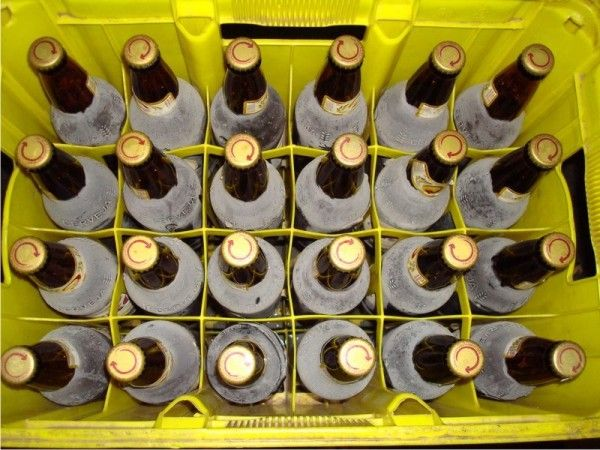
#> input picture computer_vision/circle/img/img_4.jpg, 600 x 450 px, given in place of cats.jpg, which was not available
$ python treshold.py
#> lines starting #> are read from the running program, lines starting #| are printed output that depends on the picture; after the words box and inside, x2 and y2 are one past the last pixel; in counts of white or black regions, pixels touching at a corner belong together; pictures that were not available may be replaced by others from this repository, and a replacement may not be noted
### computer_vision/open_cv_basic/functions/basics.py
import cv2 as cv
import numpy as np

def get_img(img_path):
    """
    Carrega a imagem a partir de um caminho ou retorna a imagem se já estiver carregada.
    """
    return cv.imread(img_path) if isinstance(img_path, str) else img_path

def normalized_img(img_path, level=1):
    """
    Normaliza a imagem com diferentes níveis de processamento:
    1 - Escala de cinza
    2 - Escala de cinza + Blur (desfoque)
    3 - Escala de cinza + Blur + Detecção de bordas
    4 - Escala de cinza + Blur + Bordas + Dilatação
    5 - Escala de cinza + Blur + Bordas + Dilatação + Erosão
    """
    img = get_img(img_path)
    gray = cv.cvtColor(img, cv.COLOR_BGR2GRAY)

    if level == 1:
        return gray

    blur = cv.GaussianBlur(gray, (3, 3), cv.BORDER_DEFAULT)
    if level == 2:
        return blur

    edge = cv.Canny(blur, 125, 175)
    if level == 3:
        return edge

    dilated = cv.dilate(edge, (3, 3), iterations=3)
    if level == 4:
        return dilated

    erode = cv.erode(dilated, (3, 3), iterations=1)
    return erode if level == 5 else gray

# [32 lines left out: functions scale_img, resize_img, get_contour_img, not called in this run]

def thresholding(img_path=None, min_value=0, inverse=False):
    """
    Aplica limiarização à imagem.
    """
    img = get_img(img_path)
    code = cv.THRESH_BINARY_INV if inverse else cv.THRESH_BINARY

    if min_value == 0:
        return cv.adaptiveThreshold(img, 255, cv.ADAPTIVE_THRESH_GAUSSIAN_C, code, 11, 9)

    _, thresh = cv.threshold(img, min_value, 255, code)
    return thresh

# [25 lines left out: function edge_img, not called in this run]

### computer_vision/open_cv_basic/functions/show.py
import cv2 as cv
import numpy as np
from functions import basics

def show_image(img_adress=None, name='IMG', scale=1):
    """
    img_adress -> the path to the image.
    name -> the name that will show on the window.
    scale -> set the scale.
    """
    if isinstance(img_adress, str):
        img = cv.imread(img_adress)
    else:
        img = img_adress

    if(scale!=1):
        img=basics.scale_img(img, scale)
    cv.imshow(name, img)
    cv.waitKey(0)

# [21 lines left out: function show_video, not called in this run]

### computer_vision/open_cv_basic/treshold.py
import cv2 as cv
from functions import show,basics

def main():
    img = "Photos/cats.jpg"
    normalized_img = basics.normalized_img(img, 2)
#> in get_img, returned value is the input picture: shape (450, 600, 3); mean B, G, R 57, 126.1, 139.8
#> in normalized_img, `gray = cv.cvtColor(img, cv.COLOR_BGR2GRAY)`:
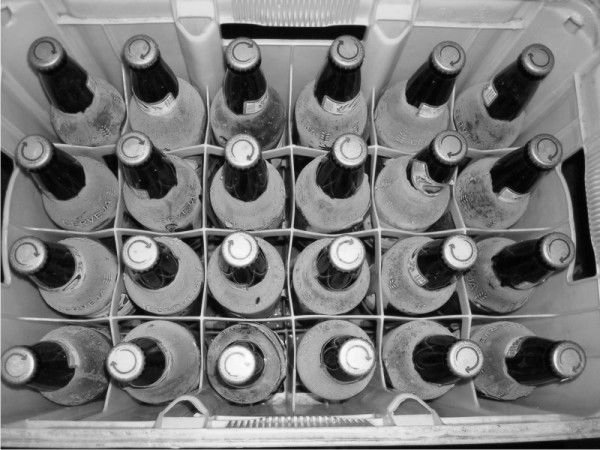
#> gray: shape (450, 600); min 0, max 254, mean 122.3
    adaptive_tresh = basics.thresholding(normalized_img)
#> in thresholding, `return cv.adaptiveThreshold(img, 255, cv.ADAPTIVE_THRESH_GAUSSIAN_C, c..`:
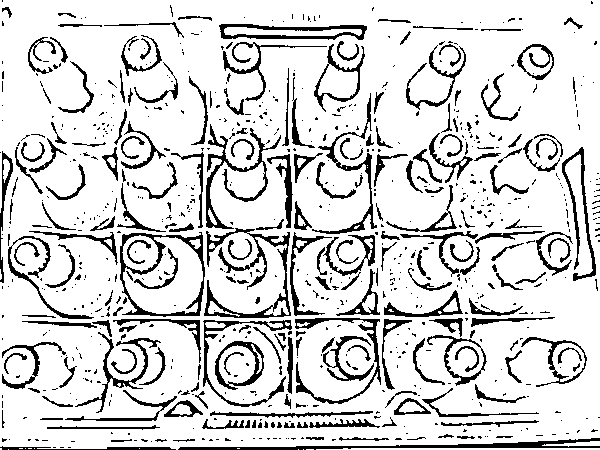
#> returned value: shape (450, 600); 83.9% white; 773 black regions (560 under 20 px), largest, box (x1, y1, x2, y2) and area: (204, 228, 291, 318) 1717, (178, 438, 600, 450) 1504, (120, 232, 205, 317) 1321
    treshold_img = basics.thresholding(normalized_img, min_value=100)
#> call 2 of thresholding, with min_value = 100, inverse = False
#> in thresholding (call 2), `_, thresh = cv.threshold(img, min_value, 255, code)`:
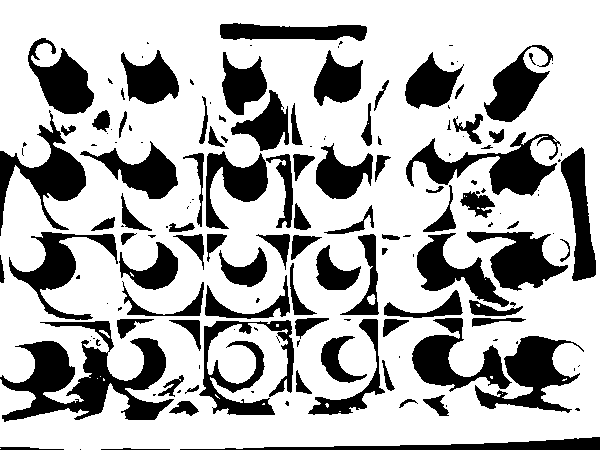
#> thresh: shape (450, 600); 70.8% white; 157 black regions (70 under 20 px), largest, box (x1, y1, x2, y2) and area: (0, 321, 174, 422) 7370, (406, 132, 561, 196) 3709, (0, 110, 86, 236) 3352
    inv_treshold_img = basics.thresholding(normalized_img, min_value=100, inverse=True)
    show.show_image(img)
    show.show_image(adaptive_tresh)
    show.show_image(treshold_img)
    show.show_image(inv_treshold_img)

if __name__=="__main__":
    main()

$ run again, on computer_vision/circle/img/img_2.jpeg
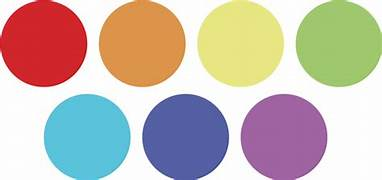
#> input picture computer_vision/circle/img/img_2.jpeg, 382 x 180 px, given in place of cats.jpg, which was not available
#> in get_img, returned value is the input picture: shape (180, 382, 3); mean B, G, R 177, 186, 198.9
#> in thresholding, `return cv.adaptiveThreshold(img, 255, cv.ADAPTIVE_THRESH_GAUSSIAN_C, c..`:
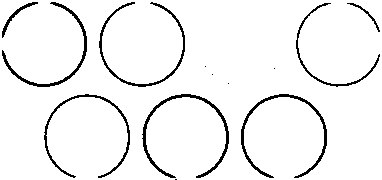
#> returned value: shape (180, 382); 94.5% white; black in thin lines or dots
#> in thresholding (call 2), `_, thresh = cv.threshold(img, min_value, 255, code)`:
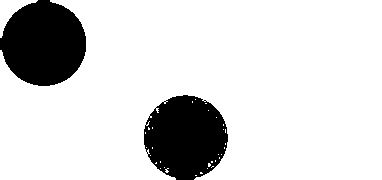
#> thresh: shape (180, 382); 83.9% white; 2 black regions, box (x1, y1, x2, y2) and area: (0, 0, 86, 86) 5660, (144, 95, 228, 180) 5427

$ run again, on computer_vision/circle/img/img_3.jpeg
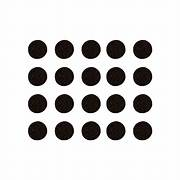
#> input picture computer_vision/circle/img/img_3.jpeg, 180 x 180 px, given in place of cats.jpg, which was not available
#> in get_img, returned value is the input picture: shape (180, 180, 3); mean B, G, R 210, 210.5, 211.7
#> in thresholding, `return cv.adaptiveThreshold(img, 255, cv.ADAPTIVE_THRESH_GAUSSIAN_C, c..`:
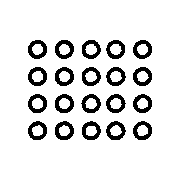
#> returned value: shape (180, 180); 88.2% white; 20 black regions, largest, box (x1, y1, x2, y2) and area: (55, 121, 74, 140) 196, (55, 40, 74, 59) 195, (55, 94, 74, 113) 194
#> in thresholding (call 2), `_, thresh = cv.threshold(img, min_value, 255, code)`:
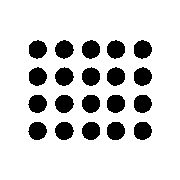
#> thresh: shape (180, 180); 83.7% white; 20 black regions, largest, box (x1, y1, x2, y2) and area: (107, 122, 125, 140) 267, (82, 40, 100, 59) 266, (107, 67, 125, 86) 266
